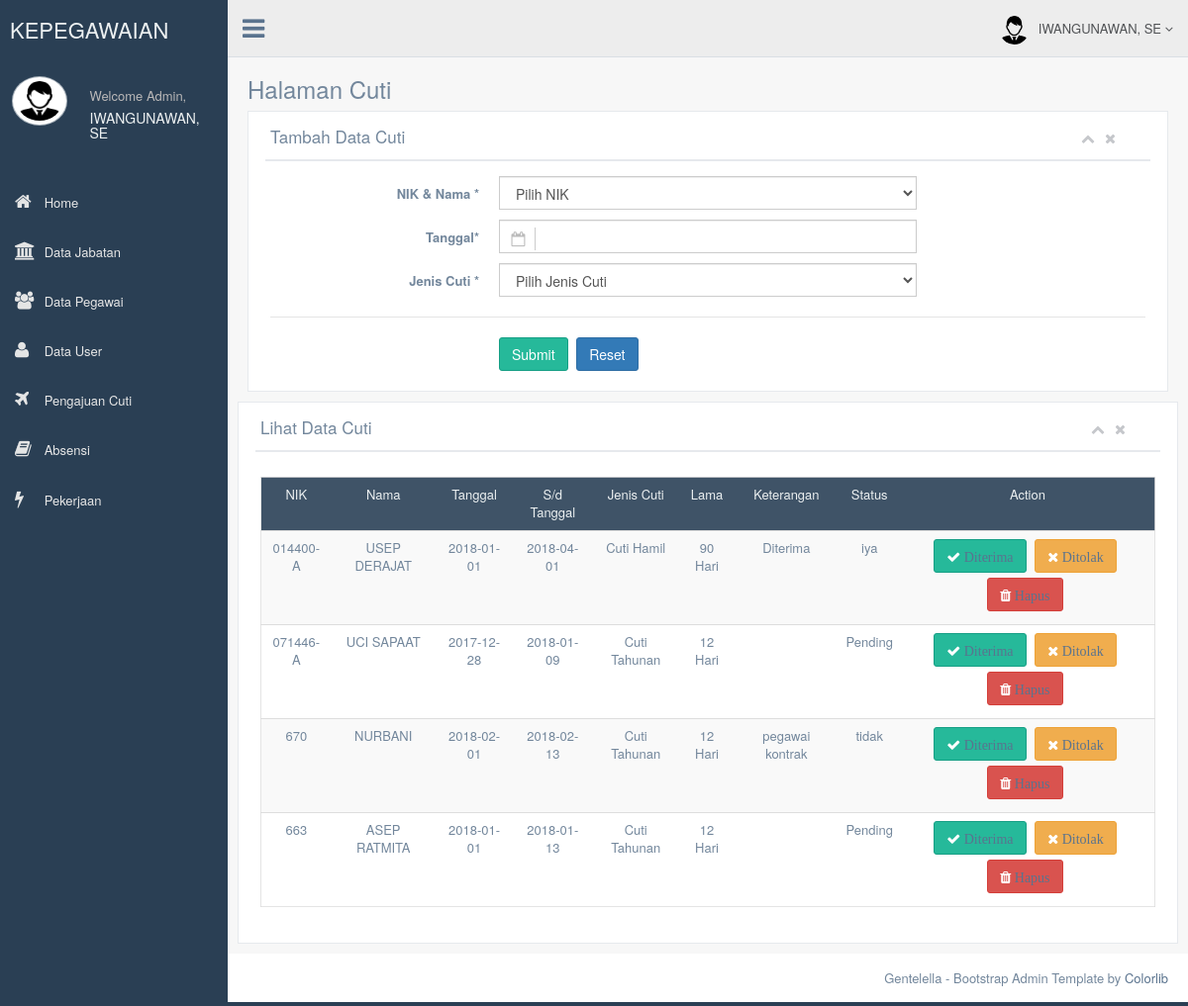
The page /Admin/index.php?admin=Cuti (signed in) on the database its author committed.
### tables this page shows
CREATE TABLE `pegawai` (
  `NIK` varchar(25) NOT NULL,
  `Nama` varchar(30) NOT NULL,
  `jabatan` varchar(25) NOT NULL,
  `jk` enum('Perempuan','Laki-Laki','','') NOT NULL,
  `Tgl_lhr` date NOT NULL,
  `Alamat` text NOT NULL,
  `No_tlp` int(15) NOT NULL,
  `Foto` varchar(50) NOT NULL,
  `Status` enum('Pending','iya','tidak','') NOT NULL
);

CREATE TABLE `cuti` (
  `kd_cuti` int(11) NOT NULL,
  `NIK` varchar(25) NOT NULL,
  `dari` date NOT NULL,
  `sampai` varchar(30) NOT NULL,
  `jenis_cuti` varchar(50) NOT NULL,
  `lama` varchar(25) NOT NULL,
  `sisa` int(11) NOT NULL,
  `keterangan` text NOT NULL,
  `status` enum('Pending','iya','tidak','') NOT NULL
);

### Admin/Cuti/index.php (the view, shortened to what this page needs)
        <div class="right_col" role="main">
          <div class="">
            <div class="page-title">
              <div class="title_left">
                <h3>Halaman Cuti</h3>
              </div>
              <div class="title_right">
                <div class="col-md-5 col-sm-5 col-xs-12 form-group pull-right top_search">
                </div>
              </div>
            </div>
  <div class="row">
              <div class="col-md-12 col-sm-12 col-xs-12">
                <div class="x_panel">
                  <div class="x_title">
                    <h2>Tambah Data Cuti </h2>
                    <ul class="nav navbar-right panel_toolbox">
                      <li><a class="collapse-link"><i class="fa fa-chevron-up"></i></a>
                      </li>
                      <li><a class="close-link"><i class="fa fa-close"></i></a>
                      </li>
                    </ul>
                    <div class="clearfix"></div>
                  </div>
                  <div class="x_content">
                      <form action="cuti/tambah_cuti.php"  method= "post" enctype="multipart/form-data" id="demo-form2" data-parsley-validate class="form-horizontal form-label-left">
                      <div class="form-group">
                        <label class="control-label col-md-3 col-sm-3 col-xs-12" for="last-name">NIK & Nama <span class=>*</span>
                        </label>
                        <div class="col-md-6 col-sm-6 col-xs-12">
                          <select name="NIK" class="form-control" required="">
                            <option value=" "hidden=" <?php echo $row['NIK'];?>" selected="selected" >Pilih NIK</option>
  </select>
                        </div>
                      </div>
                      <div class="form-group">
                        <label class="control-label col-md-3 col-sm-3 col-xs-12" for="last-name">Tanggal<span class="required">*</span>
                        </label>
                        <div class="col-md-6 col-sm-6 col-xs-12">
                          <fieldset>
                          <div class="control-group">
                            <div class="controls">
                                <input type="text" name="dari" class="form-control has-feedback-left" id="single_cal1" placeholder="
                                " aria-describedby="inputSuccess2Status" required>
                              </div>
                          </div>
                        </fieldset>
                        </div>
                      </div>
                     <div class="form-group">
                        <label class="control-label col-md-3 col-sm-3 col-xs-12" for="last-name">Jenis Cuti <span class="required">*</span>
                        </label>
                        <div class="col-md-6 col-sm-6 col-xs-12">
                          <select name="jenis_cuti" class="form-control" required="">
                            <option value="" hidden="">Pilih Jenis Cuti</option>
                           </select>
                        </div>
                      </div>
                      <div class="ln_solid"></div>
                      <div class="form-group">
                        <div class="col-md-6 col-sm-6 col-xs-12 col-md-offset-3">
                          <button type="submit" name="tambah" class="btn btn-success">Submit</button>
              <button class="btn btn-primary" type="reset">Reset</button>
                        </div>
                      </div>
</div>
                  </div>
                </div>
               <div class="row">
              <div class="col-md-12 col-sm-12 col-xs-12">
                <div class="x_panel">
                  <div class="x_title">
                    <h2>Lihat Data Cuti</h2>
                    <ul class="nav navbar-right panel_toolbox">
                      <li><a class="collapse-link"><i class="fa fa-chevron-up"></i></a>
                      </li>
                      <li><a class="close-link"><i class="fa fa-close"></i></a>
                      </li>
                    </ul>
                    <div class="clearfix"></div>
                  </div>
                  <div class="x_content">
                    <table id="datatable" class="table table-striped jambo_table bulk_action">
                      <thead align="center">
                        <tr>
<td>NIK</td>
<td>Nama</td>
<td>Tanggal</td>
<td>S/d Tanggal</td>
<td>Jenis Cuti</td>
<td>Lama</td>
<td>Keterangan</td>
<td>Status</td>
<td>Action</td>
</tr>
                        </thead>
                        <?php
				$sql = mysql_query("SELECT pegawai.*,cuti.* from pegawai INNER JOIN cuti on pegawai.NIK=cuti.NIK");
				if(mysql_num_rows($sql) > 0){
					while($data = mysql_fetch_assoc($sql)){
						echo " <tr>
							<td align='center'>".$data['NIK']."</td>
							<td align='center'>".$data['Nama']."</td>
							<td align='center'>".$data['dari']."</td>
              <td align='center'>".$data['sampai']."</td>
							<td align='center'>".$data['jenis_cuti']."</td>
              <td align='center'>".$data['lama']." Hari</td>
              <td align='center'>
".$data['keterangan']."
              </td>
							<td align='center'>".$data['status']."</td>
							<td align='center'>
							<button type='submit' name='diterima' class='btn btn-success'><i class='fa fa-check'><a href=index.php?admin=view_diterima_cuti&kd_cuti=".$data['kd_cuti']."&NIK=".$data['NIK']."> Diterima</a></i>
              </button>
              <button type='submit' name='ditolak' class='btn btn-warning'><i class='fa fa-close'><a href=index.php?admin=view_ditolak_cuti&kd_cuti=".$data['kd_cuti']."&NIK=".$data['NIK']."> Ditolak</a></i>
              </button>
              <button type='submit' class='btn btn-danger'><i class='fa fa-trash'><a href=cuti/hapus_cuti.php?kd_cuti=".$data['kd_cuti']."&NIK=".$data['NIK']."> Hapus</a></i>
              </button>
							</td>
							</tr>";
					}
				}else{
					echo '
					<tr >
						<td align="center" colspan="4" align="center">Tidak ada data!</td>
					</tr>
					';
				}
				?>
                      </table>
                    </div>
                  </div>
                </div>
              </div>
            </div>
          </div>
        </div>

### rows shown on the page
pegawai: cuti.NIK "014400-A", Nama "USEP DERAJAT", cuti.dari "2018-01-01", cuti.sampai "2018-04-01", cuti.jenis_cuti "Cuti Hamil", cuti.lama "90", cuti.keterangan "Diterima", cuti.status "iya"
pegawai: cuti.NIK "071446-A", Nama "UCI SAPAAT", cuti.dari "2017-12-28", cuti.sampai "2018-01-09", cuti.jenis_cuti "Cuti Tahunan", cuti.lama "12", cuti.status "Pending"
pegawai: cuti.NIK "670", Nama "NURBANI", cuti.dari "2018-02-01", cuti.sampai "2018-02-13", cuti.jenis_cuti "Cuti Tahunan", cuti.lama "12", cuti.keterangan "pegawai kontrak", cuti.status "tidak"
pegawai: cuti.NIK "663", Nama "ASEP RATMITA", cuti.dari "2018-01-01", cuti.sampai "2018-01-13", cuti.jenis_cuti "Cuti Tahunan", cuti.lama "12", cuti.status "Pending"

### other values the page prints
$_SESSION['Nama'] "IWANGUNAWAN, SE"
